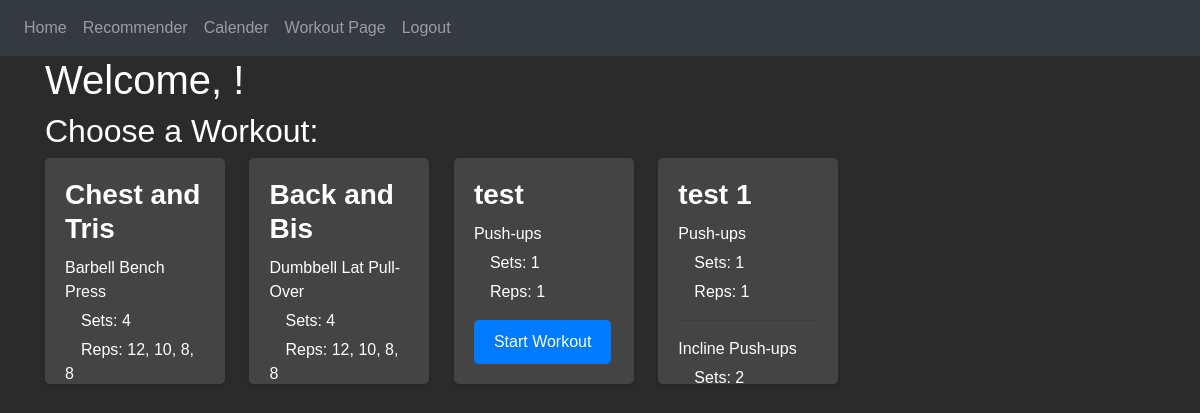
Page / (signed in) on the committed database.
### tables this page shows
CREATE TABLE "SavedWorkouts" (
	"id"	INTEGER,
	"UserID"	TEXT,
	"WorkoutName"	TEXT,
	"ExerciseName"	TEXT,
	"NumberOfSets"	INTEGER,
	"NumberOfReps"	TEXT,
	"Weights"	TEXT
);

### website/blueprints/views.py (the view)
@views.route('/', methods=['GET', 'POST']) # This is a decorator that tells Flask what URL to trigger the function
@login_required # This is a decorator that tells Flask we need to login before accessing the home page
def home():
    if request.method == 'POST':
        muscle_group = request.form.get('MuscleGroup')
        equipment = request.form.get('Equipment')
        return redirect(url_for('WorkoutPage.result', muscle_group=muscle_group, equipment=equipment))
    else:
        workoutNames = []
        workoutList = []
        db_instance = DbAccessSingleton.get_instance()
        result = db_instance.custom_query("SELECT DISTINCT WorkoutName FROM SavedWorkouts WHERE UserID = " + f"'{current_user.email}'")
        result = list(result)
        for name in result:
            tempName = name[0]
            workoutNames.append(tempName)
        for name in workoutNames:
            workoutObj = UserWorkout({'name': name, 'exercises': []})
            workoutObj.getWorkoutDB()
            workoutList.append(workoutObj)
        return render_template("WorkoutViewer.html", user=current_user, workoutList=workoutList)

### website/access.py (called while the page is built)
    @classmethod
    def get_instance(cls):
        if cls._instance is None:
            cls._instance = cls.__new__(cls)
        return cls._instance

    def custom_query(self, text):
        current_script_path = os.path.abspath(__file__)
        base_dir = os.path.dirname(os.path.dirname(current_script_path))
        db_path = os.path.join(base_dir, 'instance', 'database.db')
        con = sq.connect(db_path)
        cur = con.cursor()
        result = cur.execute(text).fetchall()
        con.close()  # Close the connection
        return result

### website/models.py (called while the page is built)
    def to_dict(self):
        temp_dict = {}
        temp_dict['name'] = self.workoutName
        temp_dict['exercises'] = [exercise.__dict__ for exercise in self.exerciseList]
        for exercise in temp_dict['exercises']:
            exercise['reps'] = [int(rep) for rep in exercise['reps']]
            exercise['weight'] = [int(weight) for weight in exercise['weight']]
        return temp_dict

### website/templates/WorkoutViewer.html (shortened to what this page needs)
{% extends "base.html" %}
{% block content %}
    <h1>Welcome, {{ user.username }}!</h1>
    <h2>Choose a Workout:</h2>
    <div id="workout-container">
        {% for workout in workoutList %}
        <div class="workout-block">
            <h3>{{ workout.workoutName }}</h3>
            <ul>
                {% for exercise in workout.exerciseList %}
                <li>{{ exercise.exerciseName }}</li>
                <ul>
                    <li>&emsp;Sets:
                        {{ exercise.sets }}
                    </li>
                    <li>&emsp;Reps:
                        {% for rep in exercise.reps %}
                            {{ rep }}{% if not loop.last %}, {% endif %}
                        {% endfor %}
                    </li>
                </ul>
                {% if not loop.last %}
                <hr>
                {% endif %}
                {% endfor %}
            </ul>
            <button class="start-workout-btn" data-workout="{{ workout.workoutName }}" data-workout-data='{{ workout.to_dict()|tojson }}'>Start Workout</button>
        </div>
        {% endfor %}
    </div>
{% endblock %}
{% block additional_css %}
    <link rel="stylesheet" href="{{ url_for('static', filename='WorkoutViewer.css') }}">
{% endblock %}

### website/templates/base.html (shortened to what this page needs)
<!DOCTYPE html>
<head>
    <link
        rel="stylesheet"
        href="https://stackpath.bootstrapcdn.com/bootstrap/4.4.1/css/bootstrap.min.css"
    />
    <link
        rel="stylesheet"
        href="https://stackpath.bootstrapcdn.com/font-awesome/4.7.0/css/font-awesome.min.css"
    />
    <link rel="stylesheet" type="text/css" href="{{ url_for('static', filename='Base.css') }}">
    {% block additional_css %}{% endblock %}
</head>
<body>
        <nav class="navbar navbar-expand-lg navbar-dark bg-dark">
            <div class = "collapse navbar-collapse" id="navbar">
                <div class="navbar-nav">
                    {% if user.is_authenticated %}
                    <a class="nav-item nav-link" id="home" href="/">Home</a>
                    <a class="nav-item nav-link" id="recommender" href="/Recommender">Recommender</a>
                    <a class="nav-item nav-link" id="calendar" href="/Calender">Calender</a>
                    <a class="nav-item nav-link" id="workout" href="/WorkoutPage">Workout Page</a>
                    <a class="nav-item nav-link" id="logout" href="/logout">Logout</a>
                    {% else %}
                    <a class="nav-item nav-link" id="login" href="/Login">Login</a>
                    <a class="nav-item nav-link" id="signUP" href="/Sign-up">Sign Up</a>
                    {% endif %}
                </div>
            </div>
        </nav>
        <div class = "container">
            {% block content %}
            {% endblock %}
        </div>
    </body>
</html>

### website/static/WorkoutViewer.css (style rules this page uses)
body { background-color: #2b2b2b; color: #fff; font-family: Arial, sans-serif; margin: 0; padding: 0; }
.workout-block { background-color: #444; border-radius: 5px; box-shadow: 0 2px 5px rgba(0, 0, 0, 0.1); margin-bottom: 20px; padding: 20px; display: inline-block; margin-right: 20px; max-height: 226px; height: 226px; width: 180px; overflow-y: auto; }
.workout-block h3 { margin-top: 0; margin-bottom: 10px; font-size: 28px; font-weight: bold; }
.workout-block ul { list-style-type: none; padding: 0; }
.workout-block ul li { margin-bottom: 5px; }
.start-workout-btn { background-color: #007bff; color: #fff; border: none; border-radius: 5px; padding: 10px 20px; cursor: pointer; font-size: 16px; white-space: nowrap; }

### rows in the picture
SavedWorkouts: exerciseName "Barbell Bench Press", sets "4", reps "12" "10" "8" "8"
SavedWorkouts: exerciseName "Dumbbell Lat Pull-Over", sets "4", reps "12" "10" "8" "8"
SavedWorkouts: exerciseName "Push-ups", sets "1", reps "1"
SavedWorkouts: exerciseName "Push-ups", sets "1", reps "1"
SavedWorkouts: exerciseName "Incline Push-ups", sets "2"

### other values in the picture
{{ workout.workoutName }} "Chest and Tris" "Back and Bis" "test" "test 1"
